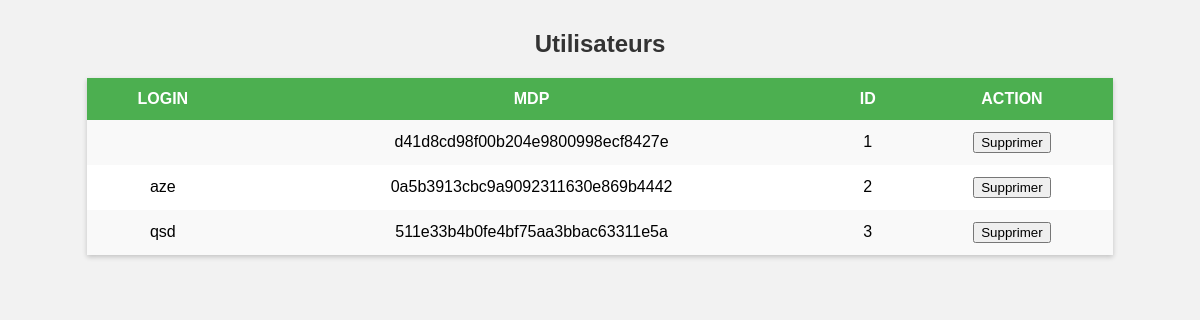
Page /utilisateurs.php on the committed database.
### tables this page shows
CREATE TABLE `utilisateurs` (
  `login` varchar(50) NOT NULL,
  `mdp` varchar(255) NOT NULL,
  `id` int(11) NOT NULL AUTO_INCREMENT,
  PRIMARY KEY (`id`),
  UNIQUE KEY `login` (`login`)
);

### utilisateurs.php (the view, shortened to what this page needs)
<?php
$host = 'localhost';
$user = 'projet';
$pass = '1234';
$db = 'projet_php';
$mysqli = new mysqli($host, $user, $pass, $db);
$result = $mysqli->query("SELECT * FROM utilisateurs ORDER BY login");
echo '
<!DOCTYPE html>
<html lang="fr">
<head>
    <meta charset="UTF-8">
    <title> Utilisateurs </title>
    <style>
        body {
            font-family: Arial, sans-serif;
            margin: 30px;
            background-color: #f2f2f2;
        }
        h2 {
            text-align: center;
            color: #333;
        }
        table {
            border-collapse: collapse;
            width: 90%;
            margin: auto;
            background-color: #fff;
            box-shadow: 0 2px 5px rgba(0,0,0,0.2);
        }
        th, td {
            padding: 12px 15px;
            text-align: center;
        }
        th {
            background-color: #4CAF50;
            color: white;
            text-transform: uppercase;
        }
        tr:nth-child(even) {
            background-color: #f9f9f9;
        }
        tr:hover {
            background-color: #f1f1f1;
        }
        select {
            padding: 5px;
            font-size: 14px;
        }
    </style>
</head>
<body>
';
if ($result && $result->num_rows > 0) {
    echo '<h2> Utilisateurs </h2>';
    echo '<table>';
    echo '<tr>';
    while ($fieldinfo = $result->fetch_field()) {
        echo '<th>' . htmlspecialchars($fieldinfo->name) . '</th>';
    }
    echo '<th>Action</th>';
    echo '</tr>';
    while ($row = $result->fetch_assoc()) {
        echo '<tr>';
        foreach ($row as $key => $value) {
            echo '<td>' . htmlspecialchars($value) . '</td>';
        }
        echo '<td>
                <form method="POST" action="">
                    <input type="hidden" name="idu" value="' . $row['idu'] . '">
                    <button type="submit" name="delete_user">Supprimer</button>
                </form>
              </td>';
        echo '</tr>';
    }
    echo '</table>';
} else {
    echo '<h2>Aucun Utilisateurs trouvés.</h2>';
}
echo '
</body>
</html>
';
?>

### utilisateurs.php (style rules this page uses)
body { font-family: Arial, sans-serif; margin: 30px; background-color: #f2f2f2; }
h2 { text-align: center; color: #333; }
table { border-collapse: collapse; width: 90%; margin: auto; background-color: #fff; box-shadow: 0 2px 5px rgba(0,0,0,0.2); }
th, td { padding: 12px 15px; text-align: center; }
th { background-color: #4CAF50; color: white; text-transform: uppercase; }
tr:nth-child(even) { background-color: #f9f9f9; }

### rows in the picture
utilisateurs: mdp "d41d8cd98f00b204e9800998ecf8427e", id "1"
utilisateurs: login "aze", mdp "0a5b3913cbc9a9092311630e869b4442", id "2"
utilisateurs: login "qsd", mdp "511e33b4b0fe4bf75aa3bbac63311e5a", id "3"

### other values in the picture
$fieldinfo->name "LOGIN"
$fieldinfo->name "MDP"
$fieldinfo->name "ID"
